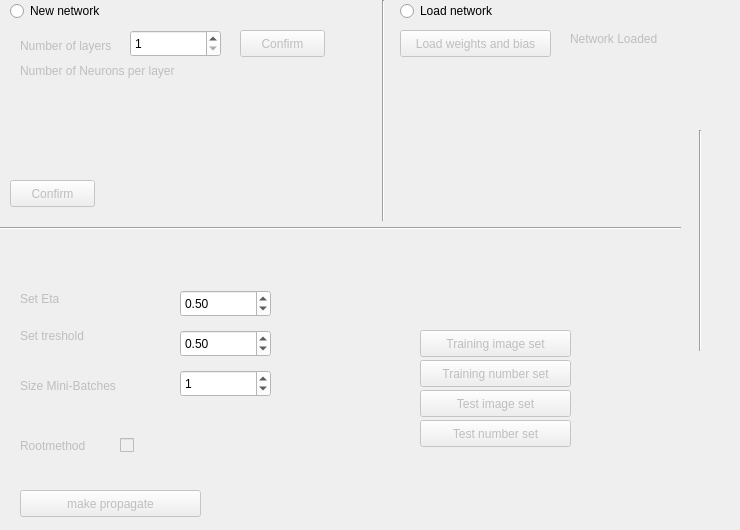
    <widget class="QWidget" name="Neural_Network">
     <property name="toolTip">
      <string>&lt;html&gt;&lt;head/&gt;&lt;body&gt;&lt;p&gt;test&lt;/p&gt;&lt;/body&gt;&lt;/html&gt;</string>
     </property>
     <property name="whatsThis">
      <string>&lt;html&gt;&lt;head/&gt;&lt;body&gt;&lt;p&gt;test&lt;/p&gt;&lt;/body&gt;&lt;/html&gt;</string>
     </property>
     <property name="styleSheet">
      <string notr="true">font: 10pt &quot;Droid Sans&quot;;</string>
     </property>
     <attribute name="title">
      <string>Neural Network</string>
     </attribute>
     <widget class="QRadioButton" name="NewNetwork">
      <property name="geometry">
       <rect>
        <x>10</x>
        <y>0</y>
        <width>121</width>
        <height>22</height>
       </rect>
      </property>
      <property name="toolTip">
       <string>New Network</string>
      </property>
      <property name="text">
       <string>New network</string>
      </property>
     </widget>
     <widget class="QRadioButton" name="LoadNetwork">
      <property name="geometry">
       <rect>
        <x>400</x>
        <y>0</y>
        <width>111</width>
        <height>22</height>
       </rect>
      </property>
      <property name="toolTip">
       <string>Load network</string>
      </property>
      <property name="text">
       <string>Load network</string>
      </property>
     </widget>
     <widget class="QWidget" name="NewNetworkWidget" native="true">
      <property name="enabled">
       <bool>false</bool>
      </property>
      <property name="geometry">
       <rect>
        <x>10</x>
        <y>30</y>
        <width>371</width>
        <height>181</height>
       </rect>
      </property>
      <widget class="QLabel" name="label">
       <property name="geometry">
        <rect>
         <x>10</x>
         <y>0</y>
         <width>121</width>
         <height>31</height>
        </rect>
       </property>
       <property name="toolTip">
        <string>Number of layers</string>
       </property>
       <property name="styleSheet">
        <string notr="true"/>
       </property>
       <property name="text">
        <string>Number of layers</string>
       </property>
      </widget>
      <widget class="QSpinBox" name="Aantal_Lagen">
       <property name="geometry">
        <rect>
         <x>120</x>
         <y>0</y>
         <width>91</width>
         <height>27</height>
        </rect>
       </property>
       <property name="toolTip">
        <string>Number of layers</string>
       </property>
       <property name="styleSheet">
        <string notr="true">background-color: rgb(255, 255, 255);
color: rgb(0, 0, 0);</string>
       </property>
       <property name="minimum">
        <number>1</number>
       </property>
       <property name="maximum">
        <number>10</number>
       </property>
      </widget>
      <widget class="QPushButton" name="Confirm_layer">
       <property name="geometry">
        <rect>
         <x>230</x>
         <y>0</y>
         <width>85</width>
         <height>27</height>
        </rect>
       </property>
       <property name="toolTip">
        <string>confirm</string>
       </property>
       <property name="text">
        <string>Confirm</string>
       </property>
      </widget>
      <widget class="QLabel" name="label_2">
       <property name="geometry">
        <rect>
         <x>10</x>
         <y>30</y>
         <width>181</width>
         <height>21</height>
        </rect>
       </property>
       <property name="toolTip">
        <string>Number of Neurons per layer</string>
       </property>
       <property name="text">
        <string>Number of Neurons per layer</string>
       </property>
      </widget>
      <widget class="QWidget" name="widget" native="true">
       <property name="geometry">
        <rect>
         <x>10</x>
         <y>59</y>
         <width>351</width>
         <height>81</height>
        </rect>
       </property>
       <property name="toolTip">
        <string>Layers</string>
       </property>
      </widget>
      <widget class="QPushButton" name="Confirm_neuron">
       <property name="geometry">
        <rect>
         <x>0</x>
         <y>150</y>
         <width>85</width>
         <height>27</height>
        </rect>
       </property>
       <property name="toolTip">
        <string>Confirm</string>
       </property>
       <property name="text">
        <string>Confirm</string>
       </property>
      </widget>
     </widget>
     <widget class="QWidget" name="LoadNetworkWidget" native="true">
      <property name="enabled">
       <bool>false</bool>
      </property>
      <property name="geometry">
       <rect>
        <x>400</x>
        <y>30</y>
        <width>321</width>
        <height>181</height>
       </rect>
      </property>
      <widget class="QPushButton" name="Laad_Gewichten_en_Bias">
       <property name="geometry">
        <rect>
         <x>0</x>
         <y>0</y>
         <width>151</width>
         <height>27</height>
        </rect>
       </property>
       <property name="toolTip">
        <string>Load weights and bias</string>
       </property>
       <property name="text">
        <string>Load weights and bias</string>
       </property>
      </widget>
      <widget class="QLabel" name="Label_Network_Loaded">
       <property name="geometry">
        <rect>
         <x>170</x>
         <y>0</y>
         <width>111</width>
         <height>17</height>
        </rect>
       </property>
       <property name="text">
        <string>Network Loaded</string>
       </property>
      </widget>
     </widget>
     <widget class="Line" name="line">
      <property name="geometry">
       <rect>
        <x>373</x>
        <y>0</y>
        <width>20</width>
        <height>221</height>
       </rect>
      </property>
      <property name="orientation">
       <enum>Qt::Vertical</enum>
      </property>
     </widget>
     <widget class="Line" name="line_2">
      <property name="geometry">
       <rect>
        <x>0</x>
        <y>220</y>
        <width>681</width>
        <height>16</height>
       </rect>
      </property>
      <property name="orientation">
       <enum>Qt::Horizontal</enum>
      </property>
     </widget>
     <widget class="Line" name="line_3">
      <property name="geometry">
       <rect>
        <x>690</x>
        <y>130</y>
        <width>20</width>
        <height>221</height>
       </rect>
      </property>
      <property name="orientation">
       <enum>Qt::Vertical</enum>
      </property>
     </widget>
     <widget class="QWidget" name="MakeProgagateWidget" native="true">
      <property name="enabled">
       <bool>false</bool>
      </property>
      <property name="geometry">
       <rect>
        <x>0</x>
        <y>220</y>
        <width>731</width>
        <height>301</height>
       </rect>
      </property>
      <widget class="QPushButton" name="Locatie_Testlabel">
       <property name="geometry">
        <rect>
         <x>420</x>
         <y>200</y>
         <width>151</width>
         <height>27</height>
        </rect>
       </property>
       <property name="toolTip">
        <string>Test number set</string>
       </property>
       <property name="text">
        <string>Test number set</string>
       </property>
      </widget>
      <widget class="QPushButton" name="Locatie_Testimage">
       <property name="geometry">
        <rect>
         <x>420</x>
         <y>170</y>
         <width>151</width>
         <height>27</height>
        </rect>
       </property>
       <property name="toolTip">
        <string>Test image set</string>
       </property>
       <property name="text">
        <string>Test image set</string>
       </property>
      </widget>
      <widget class="QPushButton" name="Locatie_Traininglabel">
       <property name="geometry">
        <rect>
         <x>420</x>
         <y>140</y>
         <width>151</width>
         <height>27</height>
        </rect>
       </property>
       <property name="toolTip">
        <string>Training number set</string>
       </property>
       <property name="text">
        <string>Training number set</string>
       </property>
      </widget>
      <widget class="QPushButton" name="Locatie_Trainingimage">
       <property name="geometry">
        <rect>
         <x>420</x>
         <y>110</y>
         <width>151</width>
         <height>27</height>
        </rect>
       </property>
       <property name="toolTip">
        <string>Training image set</string>
       </property>
       <property name="text">
        <string>Training image set</string>
       </property>
      </widget>
      <widget class="QPushButton" name="MakePropagate">
       <property name="geometry">
        <rect>
         <x>20</x>
         <y>270</y>
         <width>181</width>
         <height>27</height>
        </rect>
       </property>
       <property name="toolTip">
        <string>make propagate</string>
       </property>
       <property name="text">
        <string>make propagate</string>
       </property>
      </widget>
      <widget class="QLabel" name="SetEta">
       <property name="geometry">
        <rect>
         <x>20</x>
         <y>70</y>
         <width>55</width>
         <height>17</height>
        </rect>
       </property>
       <property name="toolTip">
        <string>Set Eta</string>
       </property>
       <property name="text">
        <string>Set Eta</string>
       </property>
      </widget>
      <widget class="QDoubleSpinBox" name="ValueTreshhold">
       <property name="geometry">
        <rect>
         <x>180</x>
         <y>110</y>
         <width>91</width>
         <height>27</height>
        </rect>
       </property>
       <property name="toolTip">
        <string>Set treshold</string>
       </property>
       <property name="styleSheet">
        <string notr="true">background-color: rgb(255, 255, 255);
color: rgb(0, 0, 0);</string>
       </property>
       <property name="value">
        <double>0.500000000000000</double>
       </property>
      </widget>
      <widget class="QCheckBox" name="check_UseRoot">
       <property name="geometry">
        <rect>
         <x>120</x>
         <y>210</y>
         <width>86</width>
         <height>31</height>
        </rect>
       </property>
       <property name="toolTip">
        <string>Rootmethod</string>
       </property>
       <property name="text">
        <string/>
       </property>
      </widget>
      <widget class="QLabel" name="SetTreshhold">
       <property name="geometry">
        <rect>
         <x>20</x>
         <y>100</y>
         <width>81</width>
         <height>31</height>
        </rect>
       </property>
       <property name="toolTip">
        <string>Set treshold</string>
       </property>
       <property name="text">
        <string>Set treshold</string>
       </property>
      </widget>
      <widget class="QDoubleSpinBox" name="ValueEta">
       <property name="geometry">
        <rect>
         <x>180</x>
         <y>70</y>
         <width>91</width>
         <height>27</height>
        </rect>
       </property>
       <property name="toolTip">
        <string>Set eta</string>
       </property>
       <property name="styleSheet">
        <string notr="true">background-color: rgb(255, 255, 255);
color: rgb(0, 0, 0);</string>
       </property>
       <property name="value">
        <double>0.500000000000000</double>
       </property>
      </widget>
      <widget class="QSpinBox" name="Grootte_Mini_Batches">
       <property name="geometry">
        <rect>
         <x>180</x>
         <y>150</y>
         <width>91</width>
         <height>27</height>
        </rect>
       </property>
       <property name="toolTip">
        <string>Size Mini-Batches</string>
       </property>
       <property name="styleSheet">
        <string notr="true">background-color: rgb(255, 255, 255);
color: rgb(0, 0, 0);</string>
       </property>
       <property name="maximum">
        <number>999999999</number>
       </property>
       <property name="value">
        <number>1</number>
       </property>
      </widget>
      <widget class="QLabel" name="label_8">
       <property name="geometry">
        <rect>
         <x>20</x>
         <y>210</y>
         <width>91</width>
         <height>31</height>
        </rect>
       </property>
       <property name="toolTip">
        <string>Rootmethod</string>
       </property>
       <property name="styleSheet">
        <string notr="true"/>
       </property>
       <property name="text">
        <string>Rootmethod</string>
       </property>
      </widget>
      <widget class="QLabel" name="label_17">
       <property name="geometry">
        <rect>
         <x>20</x>
         <y>150</y>
         <width>131</width>
         <height>31</height>
        </rect>
       </property>
       <property name="toolTip">
        <string>Size Mini-Batches</string>
       </property>
       <property name="text">
        <string>Size Mini-Batches</string>
       </property>
      </widget>
     </widget>
    </widget>
